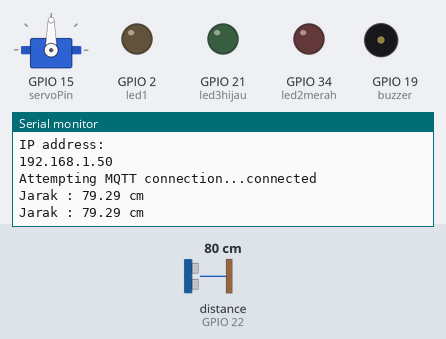
Bench run of a sketch on a simulated ESP32. On the bench: servo, output pins drawn as LEDs (lit = HIGH), buzzer (waves = sounding, pin HIGH), the last lines printed to the serial monitor. Wiring (inferred from the names in the program): ultrasonic range finder: trigger GPIO 23; echo GPIO 22. The test bench sets the inputs (shaded band); at power-on: distance to the obstacle (sensor on GPIO 22) 80 cm. The echo pulse lasts 58.3 µs per cm; WiFi joins after 1.5 s; servers stay silent unless stated; no MQTT or app messages arrive unless stated; pins used as bus, display or sensor lines are not drawn.

Above: at 2.7 s.
2.8 s: distance to the obstacle (sensor on GPIO 22) set to 12 cm
At 4.0 s:
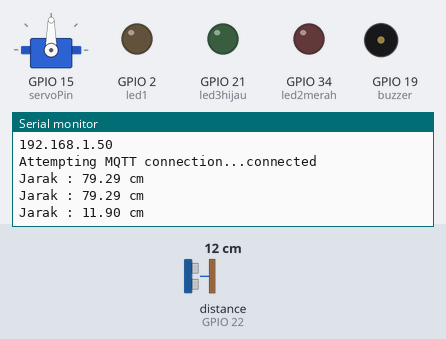
4.3 s: distance to the obstacle (sensor on GPIO 22) set to 9 cm
At 6.8 s:
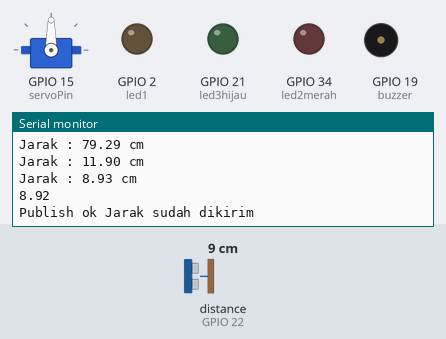
Timing chart, 0 to 8.3 s (numbered marks = the images above; inputs shaded):
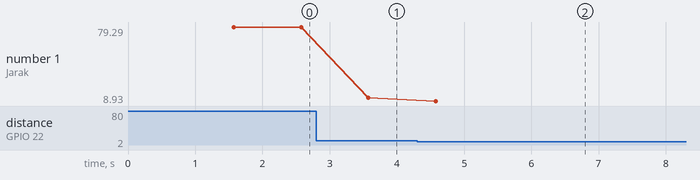

Measured:
- the behaviour switches between 11 and 10 cm on distance to the obstacle (sensor on GPIO 22) (found by bisection; images 1 and 2)
- after the input at 2.8 s, the serial monitor: prints a new line after 0.78 s (image 1)
- after the input at 4.3 s, the serial monitor: prints a new line after 0.28 s (image 2)
- plotted number 1: 79.29 → 11.9 after the input at 2.8 s, 11.9 → 8.93 after the input at 4.3 s

The sketch:

ultrasionik.ino
```cpp
#include <WiFi.h>
#include <PubSubClient.h>
#include <Servo.h>

Servo servo1;

#define pinEcho 22
#define pinTrig 23
float durasi, jarak;

const int led1=LED_BUILTIN;
const int led2merah=34;
const int led3hijau=21;
static const int servoPin=15;
const int buzzer=19;

// Replace the next variables with your SSID/Password combination
const char *ssid ="asesor1";
const char *password ="coomputerstore4.0";

// Add your MQTT Broker IP address, example:
//const char* mqtt_server = "192.168.1.22";

const char* mqtt_server ="192.168.43.201";
const char* topic ="jarak1";

long lastMsg =0;
char msg[50];
int value =0;
char data[5];

WiFiClient espClient;
PubSubClient client(espClient);

void setup() {
  Serial.begin(115200);
  pinMode(pinTrig, OUTPUT);
  pinMode(pinEcho, INPUT);
  pinMode(led1, OUTPUT);
  pinMode(led2merah, OUTPUT);
  pinMode(led3hijau, OUTPUT);
  pinMode(buzzer, OUTPUT);
  servo1.attach(servoPin);
  setup_wifi();
  client.setServer(mqtt_server, 1883);
}

void setup_wifi() {
  delay(10);
  // We start by connecting to a WiFi network
  Serial.println();
  Serial.print("Connecting to ");
  Serial.println(ssid);
  WiFi.begin(ssid, password);
  while(WiFi.status() !=WL_CONNECTED) {
    delay(500);
    Serial.print(".");
    }
    Serial.println("");
    Serial.println("WiFi connected");
    Serial.println("IP address: ");
    Serial.println(WiFi.localIP());
    Serial.begin(115200);
    pinMode(36, INPUT);
}

void callback(char* topic, byte* message, unsigned int length) {
  Serial.print("Message arrived on topic: ");
  Serial.print(topic);
  Serial.print(". Message: ");
  String messageTemp;
  for(int i =0; i <length; i++) {
    Serial.print((char)message[i]);
    messageTemp +=(char)message[i];}
    Serial.println();
      if(messageTemp=="0"){
      servo1.attach(servoPin);
      digitalWrite(led3hijau, HIGH);
      servo1.write(90);
      /*for(int posDegrees = 0; posDegrees <= 90; posDegrees++) {
        servo1.write(posDegrees);
        Serial.println(posDegrees);
        delay(10);}*/
        delay(2000);
        digitalWrite(led3hijau, LOW);
        digitalWrite(buzzer, HIGH);
        servo1.write(0);
        servo1.detach();
        digitalWrite(led2merah, HIGH);
        digitalWrite(led1, HIGH);
    }else{
      digitalWrite(led2merah, HIGH);
      digitalWrite(led1, HIGH);
    }
}

void reconnect() {
  // Loop until we're reconnected
  while(!client.connected()) {
    Serial.print("Attempting MQTT connection...");
    // Attempt to connect
    if(client.connect("ESP8266Client")) {
      Serial.println("connected");
      //Subscribe
      client.subscribe("servo");
      }
      else
      {
        Serial.print("failed, rc=");
        Serial.print(client.state());
        Serial.println(" try again in 5 seconds");
        // Wait 5 seconds before retrying
        delay(5000);
      }
    }
  }

void trying_to_publish(){
  if(client.publish(topic, data)) {
    //String hasiltemp=data;
    Serial.println("Publish ok Jarak sudah dikirim");
    }
    else {
      Serial.println("Publish failed");
      }
      delay(2000);
}

void loop() {
  if(!client.connected()) {
    reconnect();
    }
    digitalWrite(pinTrig, HIGH);
    delayMicroseconds(10);
    digitalWrite(pinTrig, LOW);
    delayMicroseconds(8);

    durasi = pulseIn(pinEcho, HIGH);
    jarak = durasi / 1000000 / 2 * 340 * 100;
    Serial.print("Jarak : ");
    Serial.print(jarak);
    Serial.println(" cm");
    delay(1000);

    if(jarak<=10){
      snprintf(data, 5, "%f", jarak);
      Serial.println(data);
      trying_to_publish();
      delay(2000);
      client.setCallback(callback);
      client.loop();
    }

}
```
